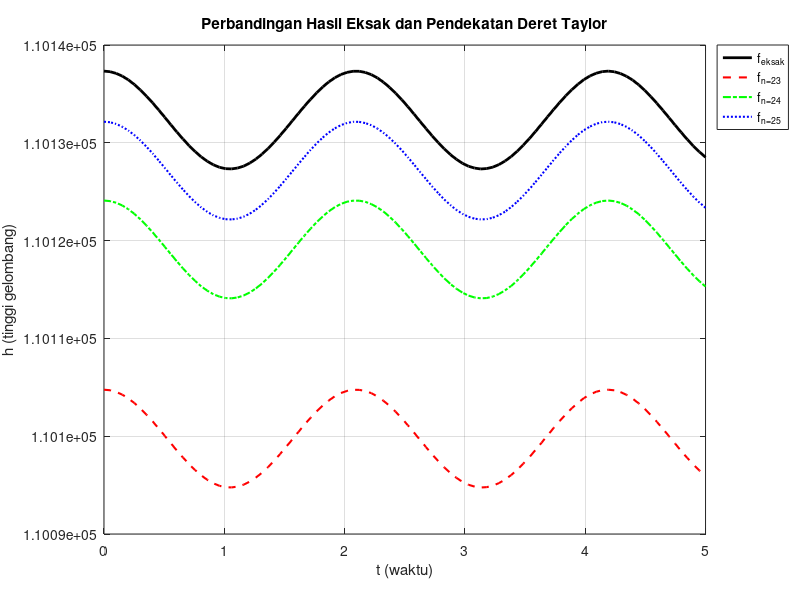
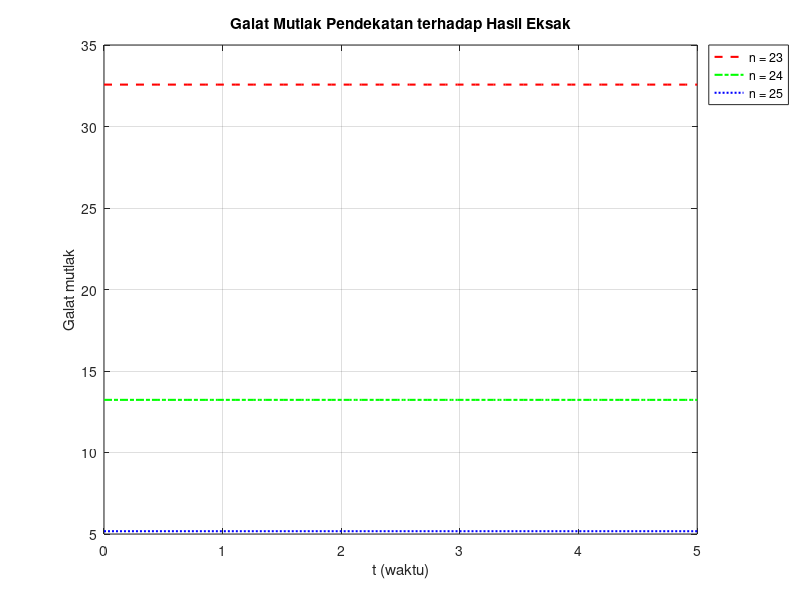

Write the MATLAB code that produced these figures, in order.
% Bening Aqilla Fakhrun Nissa - L0325018
% Kasus 1: Galat & Error Pemotongan

% Parameter soal
h0     = 5;
lambda = 12;
v      = 36;
x_val  = 10;
t      = linspace(0, 5, 100);     % 0 <= t <= 5
u      = t * v / lambda;          % argumen cosinus (vektor)
n_vals = [23, 24, 25];            % batas iterasi (banyak suku deret)
toleransi = 1;                    % toleransi error (%)

% 1. Perhitungan eksak
h_eksak = h0 * (cos(u) + exp(x_val));

% 2. Perhitungan pendekatan
h_app = zeros(length(n_vals), length(t));

for i = 1:length(n_vals)
    n = n_vals(i);

    % deret cos(u) dengan n suku
    cos_app = zeros(size(u));
    for k = 0:(n-1)
        cos_app = cos_app + ((-1)^k) * (u.^(2*k)) / factorial(2*k);
    end

    % deret e^x dengan n suku
    exp_app = 0;
    for k = 0:(n-1)
        exp_app = exp_app + (x_val^k) / factorial(k);
    end

    h_app(i,:) = h0 * (cos_app + exp_app);
end

% 3. Grafik: keempat fungsi dalam satu plot
figure(1);
plot(t, h_eksak,   'k-',  'LineWidth', 2);   hold on;
plot(t, h_app(1,:), 'r--', 'LineWidth', 1.5);
plot(t, h_app(2,:), 'g-.', 'LineWidth', 1.5);
plot(t, h_app(3,:), 'b:',  'LineWidth', 1.5);
hold off; grid on;
xlabel('t (waktu)');
ylabel('h (tinggi gelombang)');
title('Perbandingan Hasil Eksak dan Pendekatan Deret Taylor');
legend('f_{eksak}', 'f_{n=23}', 'f_{n=24}', 'f_{n=25}', 'Location', 'northeastoutside');

% Grafik tambahan: galat mutlak terhadap t
figure(2);
plot(t, abs(h_eksak - h_app(1,:)), 'r--', 'LineWidth', 1.5); hold on;
plot(t, abs(h_eksak - h_app(2,:)), 'g-.', 'LineWidth', 1.5);
plot(t, abs(h_eksak - h_app(3,:)), 'b:',  'LineWidth', 1.5);
hold off; grid on;
xlabel('t (waktu)');
ylabel('Galat mutlak');
title('Galat Mutlak Pendekatan terhadap Hasil Eksak');
legend('n = 23', 'n = 24', 'n = 25', 'Location', 'northeastoutside');

% 4. Galat dan analisis toleransi
fprintf('================== ANALISIS GALAT KASUS 1 ==================\n');
fprintf('%-4s %-22s %-24s %-s\n', 'n', 'Rerata galat mutlak', 'Rerata galat relatif (%)', 'Keputusan');

for i = 1:length(n_vals)
    galat_mutlak = abs(h_eksak - h_app(i,:));
    rerata_mutlak = mean(galat_mutlak);
    rerata_relatif = mean(galat_mutlak ./ abs(h_eksak)) * 100;

    if rerata_relatif < toleransi
        keputusan = 'LAYAK (< 1%)';
    else
        keputusan = 'TIDAK LAYAK (>= 1%)';
    end

    fprintf('%-4d %-22.4f %-24.6f %-s\n', n_vals(i), rerata_mutlak, rerata_relatif, keputusan);
end
